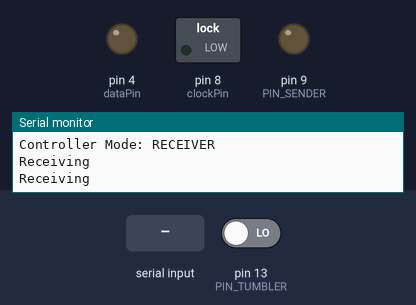
The sketch below on a simulated Arduino Uno, built with avr-gcc and run on an emulated ATmega328P. Parts: switched loads named in the sketch (green lamp = pin HIGH), output pins drawn as LEDs (lit = HIGH), the last lines printed to the serial monitor. The test bench sets the inputs (shaded band); at power-on: pin 13 (PIN_TUMBLER) LOW.

Above: at 3.8 s.
3.9 s: pin 13 (PIN_TUMBLER) driven HIGH
7.5 s: "." received over Serial
At 9.6 s:
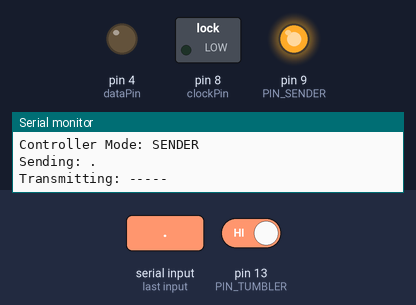
11.0 s: "90 45\n" received over Serial
Timing chart, 0 to 14.0 s (numbered marks = the images above; inputs shaded):
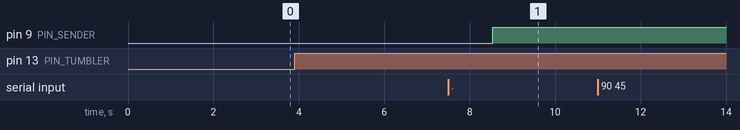

The sketch:

morse.ino
```cpp
#define MODE_RECEIVER 0
#define MODE_SENDER 1

#define PIN_SENDER 9
#define PIN_RECEIVER 2

#define PIN_TUMBLER 13

const int dataPin = 4;  // blue wire to 74HC595 pin 14
const int latchPin = 7; // green to 74HC595 pin 12
const int clockPin = 8; // yellow to 74HC595 pin 11
int timeUnitMs = 0;


String inputString = "";
String resultMessage = "";
String receivedMessage = "";
int mode = 0;

String morseAlphabet[] = {"-----", ".----", "..---", "...--", "....-", //0-4
						".....", "-....", "--...", "---..", "----.",//5-9
						".-", "-...", "-.-.", "-..", ".", // A-E
						"..-.", "--.", "....", "..", ".---",//F-J
						"-.-", ".-..", "--", "-.", "---", //K-O
						".--.", "--.-", ".-.", "...","-",//P-T
						"..-", "...-", ".--", "-..-", "-.--",//U-Y
						"--.."};//Z

byte digits[] = {0b11111100, 0b01100000, 0b11011010, 0b11110010, 0b01100110,
                0b10110110, 0b10111110, 0b11100000, 0b11111110, 0b11110110,
                0b11101110, 0b00111110, 0b10011100, 0b01111010, 0b10011110,
                0b10001110, 0b10111110, 0b00101110, 0b0110000, 0b01111000,
                0b01101110, 0b00011100, 0b00101010, 0b1110110, 0b11111100,
                0b11001110, 0b11100110, 0b10001100, 0b10110110, 0b00011110,
                0b01111100, 0b00111000, 0b01111110, 0b00001110, 0b01110110,
                0b10010010
                };


void translate_morse(String str) {
  str.toUpperCase();
	for (int i = 0; i < str.length(); i++) {

      if (str[i] == ' ') Serial.print("   ");
      setDisplay(0b00000000);
      if ((str[i] - '0') >= 0 && (str[i] - '0') <= 9){
        Serial.print(morseAlphabet[(str[i] - '0')]);
      	setDisplay(digits[(str[i] - '0')]);
      }
      if ((str[i] - 'A') >= 0 && (str[i] - 'A') <= 35){
        Serial.print(morseAlphabet[(str[i] - 'A') + 10]);
        setDisplay(digits[(str[i] - 'A') + 10]);
      }
      delay(500);
      Serial.print(" ");

	}
   Serial.println();
}


void setup() {
  Serial.begin(9600);
  // initialize I/O pins
  pinMode(dataPin, OUTPUT);
  pinMode(latchPin, OUTPUT);
  pinMode(clockPin, OUTPUT);
  pinMode(PIN_SENDER, OUTPUT);
  pinMode(PIN_RECEIVER, INPUT);

  if (digitalRead(PIN_TUMBLER) == 1) {
    Serial.println("Controller Mode: SENDER");
    mode = MODE_SENDER;
  } else {
    mode = MODE_RECEIVER;
    Serial.println("Controller Mode: RECEIVER");

  }
}

void loop() {
  if (digitalRead(PIN_TUMBLER) != mode) {
    if (digitalRead(PIN_TUMBLER) == 1) {
    Serial.println("Controller Mode: SENDER");
    mode = MODE_SENDER;
  } else {
    mode = MODE_RECEIVER;
    Serial.println("Controller Mode: RECEIVER");
  }
  }

  if (mode == MODE_RECEIVER) {
    Serial.println("Receiving");
    delay(3000);
  }
  else{
   if(Serial.available()){

     inputString = Serial.readString();
     if (inputString.length() > 0){
    	transmitMorse(inputString);
    }
    }
  }
}

void setDisplay(byte code) {
  digitalWrite(latchPin, LOW);
  shiftOut(dataPin, clockPin, LSBFIRST, code);
  digitalWrite(latchPin, HIGH);
}

void transmitMorse(String inputString) {
  String prepared = inputString;
  Serial.print("Sending: ");
  prepared.toUpperCase();
  Serial.println(prepared);
  for (int i = 0; i < prepared.length(); i++) {
    char currentLetter = prepared.charAt(i);
    int letterIndex = 0;
    if (currentLetter == ' ') {
      delay(7 * timeUnitMs);
      Serial.println();
      continue;
    } else {

      if ((prepared[i] - '0') >= 0 && (prepared[i] - '0') <= 9){
        letterIndex = prepared[i] - '0';
      }
      if ((prepared[i] - 'A') >= 0 && (prepared[i] - 'A') <= 35){
        letterIndex = (prepared[i] - 'A') + 10;
      }
      }
      transmitWord(morseAlphabet[letterIndex]);
      Serial.print("Transmitting: ");
      Serial.println(morseAlphabet[letterIndex]);
      delay(3 * timeUnitMs);
    }

  delay(8 * timeUnitMs);
}

void transmitWord(String dotDashSequence) {
  for (int i = 0; i < dotDashSequence.length(); i++) {
    if (dotDashSequence[i] == '.') {
      transmitSignal(1);
    } else if (dotDashSequence[i] == '-') {
      transmitSignal(3);
    } else if (dotDashSequence[i] == ' ') {
      delay(3 * timeUnitMs);
    } else {
      delay(5 * timeUnitMs);
    }
  }
}

void transmitSignal(int duration) {
  digitalWrite(PIN_SENDER, LOW);
  delay(duration * timeUnitMs);
  digitalWrite(PIN_SENDER, HIGH);
  delay(1 * timeUnitMs);
}
```

Measured:
- after the input at 7.5 s, pin 9 (PIN_SENDER): LOW → HIGH after 1.0 s
